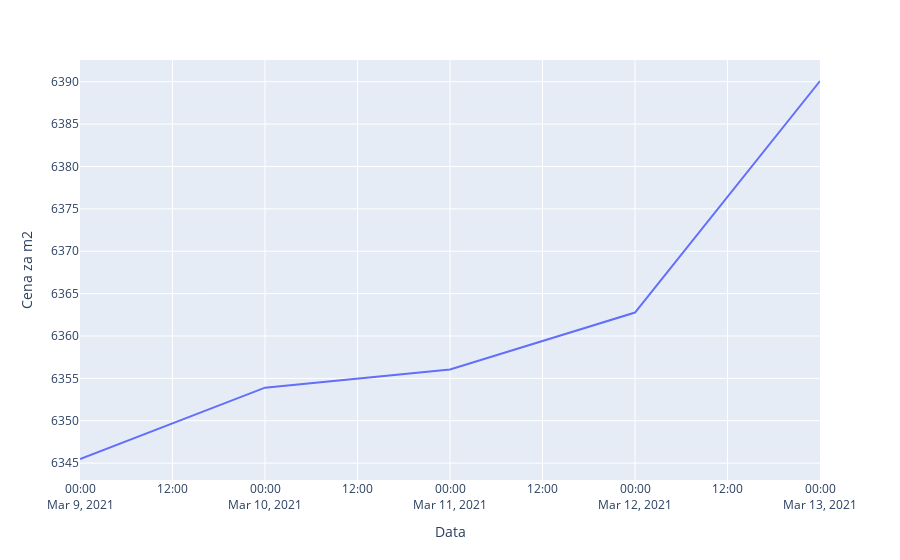

The cell this chart's notebook holds for it:
### Code cell
from data import calc_avg_price_per_meter_per_day

avg_price_per_meter_per_day = calc_avg_price_per_meter_per_day(data)
fig = go.Figure(data=px.line(avg_price_per_meter_per_day, x="Data", y="Cena za m2"))
fig.show()

### Figure 1 — Plotly figure (JSON) as saved in the notebook; plotly's stock layout.template omitted (floating-point values rounded to 4 significant figures)
{"data": [{"hovertemplate": "Data=%{x}<br>Cena za m2=%{y}<extra></extra>", "legendgroup": "", "line": {"color": "#636efa", "dash": "solid"}, "mode": "lines", "name": "", "orientation": "v", "showlegend": false, "type": "scatter", "x": ["2021-03-09", "2021-03-10", "2021-03-11", "2021-03-12", "2021-03-13"], "xaxis": "x", "y": [6345.0, 6354.0, 6356.0, 6363.0, 6390.0], "yaxis": "y"}], "layout": {"legend": {"tracegroupgap": 0}, "margin": {"t": 60}, "xaxis": {"anchor": "y", "domain": [0, 1], "title": {"text": "Data"}}, "yaxis": {"anchor": "x", "domain": [0, 1], "title": {"text": "Cena za m2"}}}}
